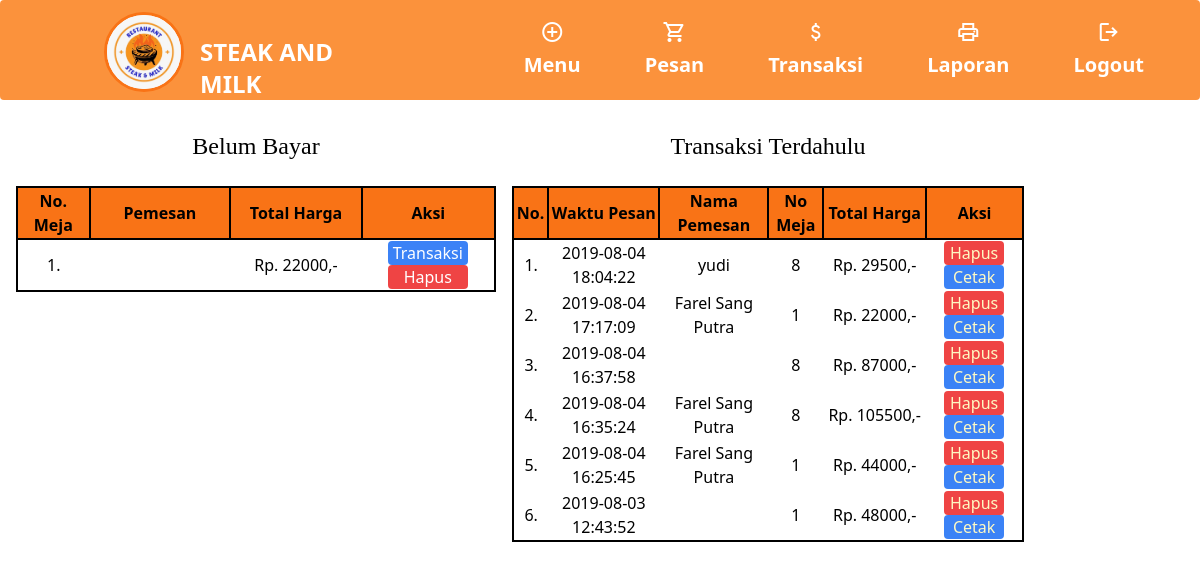
The page /entri_transaksi.php (signed in) on the database its author committed.
### tables this page shows
CREATE TABLE `user` (
  `id_user` int(11) NOT NULL,
  `username` varchar(150) NOT NULL,
  `password` varchar(150) NOT NULL,
  `nama_user` varchar(150) NOT NULL,
  `id_level` int(11) NOT NULL,
  `status` varchar(150) NOT NULL,
  `role` varchar(20) NOT NULL
);

CREATE TABLE `tb_order` (
  `id_order` int(11) NOT NULL,
  `id_admin` int(11) DEFAULT NULL,
  `id_pengunjung` int(11) NOT NULL,
  `waktu_pesan` datetime NOT NULL,
  `no_meja` int(11) NOT NULL,
  `total_harga` varchar(150) NOT NULL,
  `uang_bayar` varchar(150) DEFAULT NULL,
  `uang_kembali` varchar(150) DEFAULT NULL,
  `status_order` varchar(150) NOT NULL
);

### entri_transaksi.php (the view, shortened to what this page needs)
<!DOCTYPE html>
<?php
include "connection/koneksi.php";
include "topbar.php";
$id = $_SESSION['id_user'];
if (isset($_SESSION['username'])) {
  $query = "select * from user natural join tb_level where id_user = $id";
  mysqli_query($conn, $query);
  $sql = mysqli_query($conn, $query);
  while ($r = mysqli_fetch_array($sql)) {
?>
    <html lang="en">
    <head>
      <script src="https://cdn.tailwindcss.com"></script>
      <link href="template/dashboard/font-awesome/css/font-awesome.css" rel="stylesheet" />
    </head>
    <body>
      <div class="container grid grid-cols-2">
        <?php
        if ($r['id_level'] == 1 || $r['id_level'] == 3) {
        ?>
          <div class="mx-4 my-[30px]">
            <div class="widget-box">
              <div class="widget-title bg_lg"><span class="icon"><i class="icon-th-large"></i></span>
                <h5 class="text-2xl text-center mb-6 font-serif">Belum Bayar</h5>
              </div>
              <div class="widget-content nopadding">
                <table class="border-black border-2">
                  <thead class="border-black border-2 bg-orange-500 text-black">
                    <tr>
                      <th class="border-r-2 border-black w-[100px]">No. Meja</th>
                      <th class="border-r-2 border-black w-[200px]">Pemesan</th>
                      <th class="border-r-2 border-black w-[200px]">Total Harga</th>
                      <th class="border-r-2 border-black w-[180px]">Aksi</th>
                    </tr>
                  </thead>
                  <tbody>
                    <?php
                    $query_order = "select * from tb_order left join user on tb_order.id_pengunjung = user.id_user where status_order = 'belum bayar'";
                    $sql_order = mysqli_query($conn, $query_order);
                    while ($r_order = mysqli_fetch_array($sql_order)) {
                    ?>
                      <tr >
                        <td class="">
                          <center><?php echo $r_order['no_meja']; ?>. </center>
                        </td>
                        <td class="text-center"><?php echo $r_order['nama_user']; ?></td>
                        <td class="">
                          <center>Rp. <?php echo $r_order['total_harga']; ?>,-</center>
                        </td>
                        <td class="">
                          <form action="" method="post" class="text-center">
                            <button type="submit" value="<?php echo $r_order['id_order']; ?>" name="edit_order" class="bg-blue-500 w-20 text-white rounded">Transaksi</button>
                            <button type="submit" value="<?php echo $r_order['id_order']; ?>" name="hapus_order" class="bg-red-500 w-20 text-white rounded"><i class='icon icon-trash'></i>Hapus</button>
                          </form>
                        </td>
                      </tr>
                    <?php
                    }
                    ?>
                  </tbody>
                </table>
              </div>
            </div>
          </div>
          <div class="my-[30px]">
            <div class="widget-box">
              <div class="widget-title bg_lg"><span class="icon"><i class="icon-th-large"></i></span>
                <h5 class="text-2xl text-center mb-6 font-serif">Transaksi Terdahulu</h5>
              </div>
              <div class="widget-content nopadding">
                <table class="border-2 border-black">
                  <thead class="border-2 border-black bg-orange-500">
                    <tr>
                      <th class="border-r-2 border-black" style="width: 40px;">No.</th>
                      <th class="border-r-2 border-black" style="width: 170px;">Waktu Pesan</th>
                      <th class="border-r-2 border-black" style="width: 150px;">Nama Pemesan</th>
                      <th class="border-r-2 border-black" style="width: 70px;">No Meja</th>
                      <th class="border-r-2 border-black" style="width: 150px;">Total Harga</th>
                      <th class="border-r-2 border-black" style="width: 140px;">Aksi</th>
                    </tr>
                  </thead>
                  <tbody>
                    <?php
                    $nomor = 1;
                    $query_sudah_order = "select * from tb_order left join user on tb_order.id_pengunjung = user.id_user where status_order = 'sudah bayar' order by id_order desc";
                    $sql_sudah_order = mysqli_query($conn, $query_sudah_order);
                    while ($r_sudah_order = mysqli_fetch_array($sql_sudah_order)) {
                    ?>
                      <tr>
                        <td>
                          <center><?php echo $nomor++; ?>. </center>
                        </td>
                        <td class="text-center"><?php echo $r_sudah_order['waktu_pesan']; ?></td>
                        <td class="text-center"><?php echo $r_sudah_order['nama_user']; ?></td>
                        <td class="text-center"><?php echo $r_sudah_order['no_meja']; ?></td>
                        <td class="text-center">Rp. <?php echo $r_sudah_order['total_harga']; ?>,-</td>
                        <td class="text-center">
                          <form action="" method="post" class="text-yellow-100">
                            <button type="submit" value="<?php echo $r_sudah_order['id_order']; ?>" name="hapus_transaksi" class="bg-red-500 rounded w-[60px]">Hapus</button>
                            <button type="submit" class="bg-blue-500 w-[60px] rounded"><a target='_blank' href="cetak_transaksi.php?konten=<?php echo $r_sudah_order['id_order']; ?>" >Cetak</a></button>
                          </form>
                        </td>
                      </tr>
                    <?php
                    }
                    ?>
                  </tbody>
                </table>
              </div>
            </div>
          </div>
        <?php
        }
        ?>
      </div>
    </body>
    </html>
<?php
  }
} else {
  header('location: logout.php');
}
?>

### rows shown on the page
tb_order: no_meja "1", total_harga "22000", $r_order['id_order'] 21 (drawn)
tb_order: waktu_pesan "2019-08-04 18:04:22", user.nama_user "yudi", no_meja "8", total_harga "29500", $r_sudah_order['id_order'] 20 (drawn)
tb_order: waktu_pesan "2019-08-04 17:17:09", user.nama_user "Farel Sang Putra", no_meja "1", total_harga "22000", $r_sudah_order['id_order'] 19 (drawn)
tb_order: waktu_pesan "2019-08-04 16:37:58", no_meja "8", total_harga "87000", $r_sudah_order['id_order'] 18 (drawn)
tb_order: waktu_pesan "2019-08-04 16:35:24", user.nama_user "Farel Sang Putra", no_meja "8", total_harga "105500", $r_sudah_order['id_order'] 16 (drawn)
tb_order: waktu_pesan "2019-08-04 16:25:45", user.nama_user "Farel Sang Putra", no_meja "1", total_harga "44000", $r_sudah_order['id_order'] 15 (drawn)
tb_order: waktu_pesan "2019-08-03 12:43:52", no_meja "1", total_harga "48000", $r_sudah_order['id_order'] 14 (drawn)
